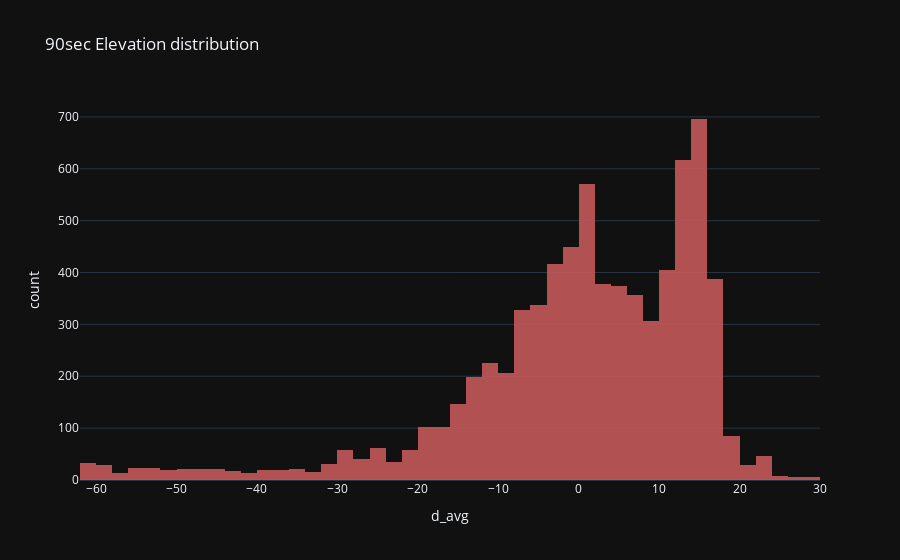

Notebook code for this chart:
### Code cell
fig_5 = px.histogram(df, x='d_avg',template='plotly_dark',hover_name='d+',title='90sec Elevation distribution',nbins=50,color_discrete_sequence=['indianred'],opacity=0.85)
fig_5.update_traces(marker=dict(size=3), selector=dict(mode='markers'))

fig_5.show()

### Figure 1 — Plotly figure (JSON) as saved in the notebook; plotly's stock layout.template omitted (floating-point values rounded to 4 significant figures; data arrays with more than 128 entries replaced by an {"elided": "..."} marker saying what was removed)
{"data": [{"alignmentgroup": "True", "bingroup": "x", "hovertemplate": "d_avg=%{x}<br>count=%{y}<extra></extra>", "legendgroup": "", "marker": {"color": "indianred", "opacity": 0.85, "pattern": {"shape": ""}}, "name": "", "nbinsx": 50, "offsetgroup": "", "orientation": "v", "showlegend": false, "type": "histogram", "x": {"elided": "7463 float values"}, "xaxis": "x", "yaxis": "y"}], "layout": {"autosize": true, "barmode": "relative", "legend": {"tracegroupgap": 0}, "title": {"text": "90sec Elevation distribution"}, "xaxis": {"anchor": "y", "autorange": true, "domain": [0, 1], "range": [-62, 30], "title": {"text": "d_avg"}, "type": "linear"}, "yaxis": {"anchor": "x", "autorange": true, "domain": [0, 1], "range": [0, 732.6], "title": {"text": "count"}}}}
